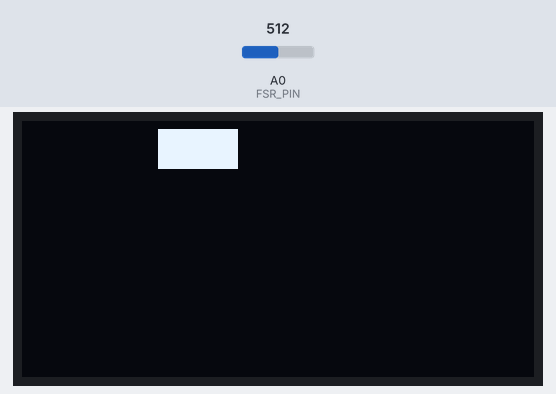
A sketch run on a simulated Arduino Uno, built with avr-gcc and run on an emulated ATmega328P. Parts: 128×64 one-colour display. Inputs (shaded band) come from the test bench; at power-on: A0 (FSR_PIN) = 512. Random numbers use the default seed unless the sketch sets one; what the sketch prints to the serial monitor is not drawn.

Above: at 1.2 s.
1.3 s: A0 (FSR_PIN) set to 716
At 1.49 s:
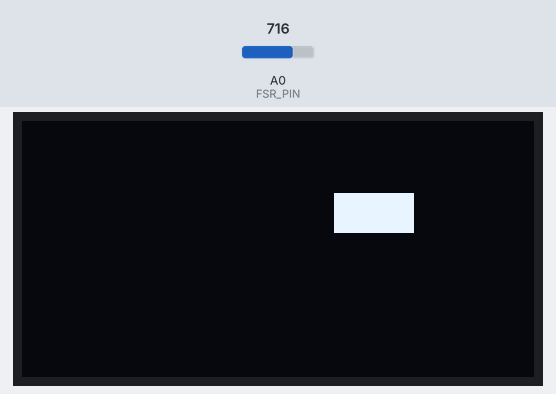
2.8 s: A0 (FSR_PIN) set to 900
At 3.09 s:
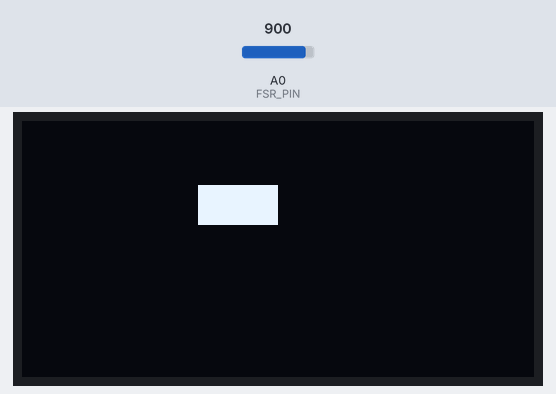
4.4 s: A0 (FSR_PIN) set to 1023
At 4.69 s:
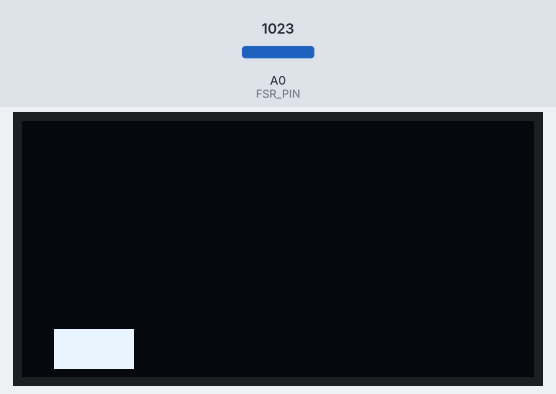
Timing chart, 0 to 7.4 s (numbered marks = the images above; inputs shaded):
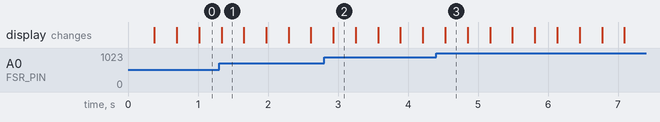

The sketch:

interactivebounce.ino
```cpp
#include <SPI.h>
#include <Wire.h>
#include <Adafruit_GFX.h>
#include <Adafruit_SSD1306.h>

#define SCREEN_WIDTH 128 // OLED display width, in pixels
#define SCREEN_HEIGHT 64 // OLED display height, in pixels

// Declaration for an SSD1306 display connected to I2C (SDA, SCL pins)
#define OLED_RESET     4 // Reset pin # (or -1 if sharing Arduino reset pin)
Adafruit_SSD1306 display(SCREEN_WIDTH, SCREEN_HEIGHT, &Wire, OLED_RESET);

int width = 20;
int height = 10;
int x = SCREEN_WIDTH/2;
int y = SCREEN_HEIGHT/2;
int xSpeed = 0;
int ySpeed = 0;

const int FSR_PIN = A0;

void setup() {
  Serial.begin(9600);

  // SSD1306_SWITCHCAPVCC = generate display voltage from 3.3V internally
  if(!display.begin(SSD1306_SWITCHCAPVCC, 0x3D)) { // Address 0x3D for 128x64
    Serial.println(F("SSD1306 allocation failed"));
    for(;;); // Don't proceed, loop forever
  }

  xSpeed = random(1,3);
  ySpeed = random(1,3);

  display.clearDisplay();

}

void loop() {
  display.clearDisplay();
  int fsrVal = analogRead(FSR_PIN);
  Serial.println(fsrVal);
  int speedScale = map(fsrVal, 0, 1028, 1, 10);
  x += (xSpeed * speedScale);
  y += (ySpeed * speedScale);

  if(x <= 0 || x + width >= SCREEN_WIDTH) {
    xSpeed = xSpeed * -1;
  }
  if(y <= 0 || y + height >= SCREEN_HEIGHT) {
    ySpeed = ySpeed * -1;
  }

  display.fillRect(x, y, width, height, SSD1306_WHITE);


  display.display();
}

void drawRandomCircles(int numShapes) {
  for(int i = 0;i<numShapes;i++){
    int x = random(0, SCREEN_WIDTH);
    int y = random(0, SCREEN_HEIGHT);
    int radius = random(1, 15);

    display.drawCircle(x, y, radius, SSD1306_WHITE);
  }

}
```
